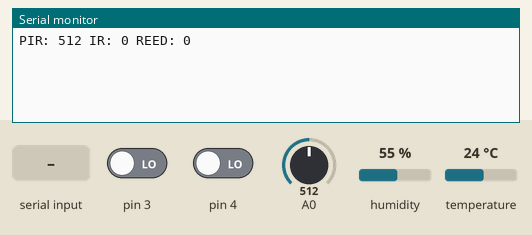
Recording of a sketch running on a simulated Arduino Uno, built with avr-gcc and run on an emulated ATmega328P. Shown: the last lines printed to the serial monitor. Inputs (shaded band) come from the test bench; at power-on: A0 = 512, pin 3 LOW, pin 4 LOW, humidity 55 %, temperature 24 °C.

Above: at 1.2 s.
1.3 s: "1\n" received over Serial
At 1.9 s:
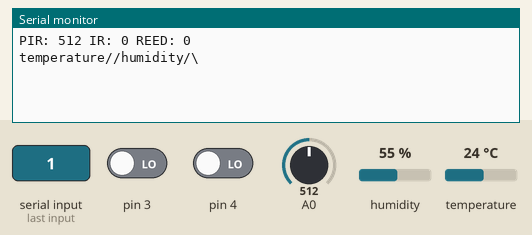
2.8 s: A0 set to 716
At 3.8 s:
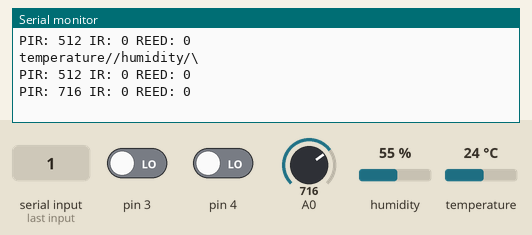
4.3 s: pin 3 driven HIGH
At 5.5 s:
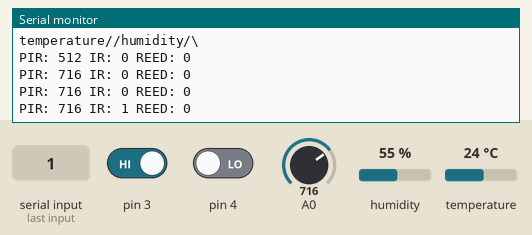
5.8 s: pin 4 driven HIGH
At 6.3 s:
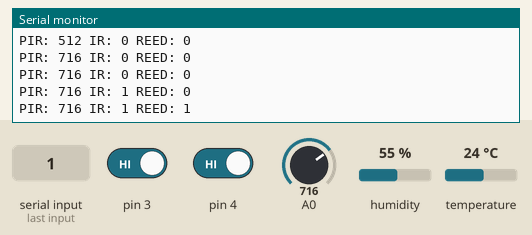
7.3 s: A0 set to 900
At 8.6 s:
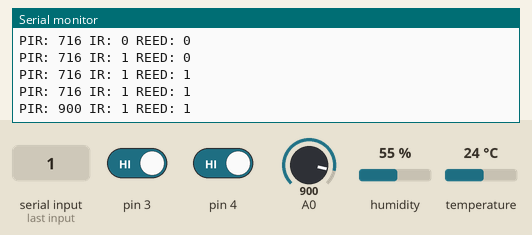
8.8 s: pin 3 driven LOW
At 9.8 s:
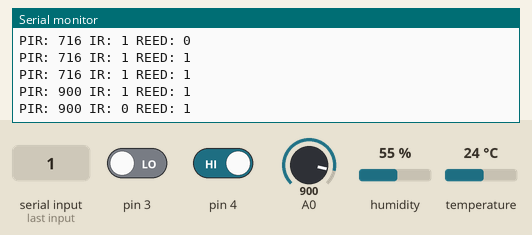
Timing chart, 0 to 11.3 s (numbered marks = the images above; inputs shaded):
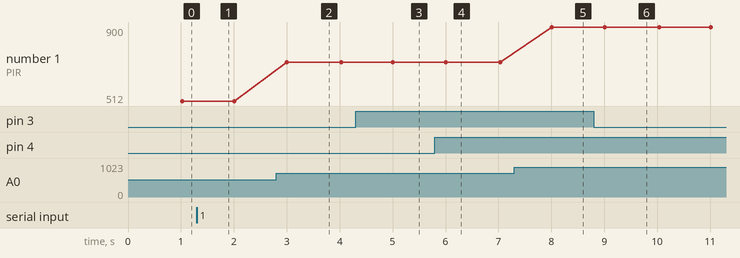

Measured:
- after the input at 1.3 s, the serial monitor: prints a new line at once (image 1)
- after the input at 2.8 s, the serial monitor: prints a new line after 0.20 s (image 2)
- after the input at 4.3 s, the serial monitor: prints a new line after 0.71 s (image 3)
- after the input at 5.8 s, the serial monitor: prints a new line after 0.21 s (image 4)
- after the input at 7.3 s, the serial monitor: prints a new line after 0.71 s (image 5)
- after the input at 8.8 s, the serial monitor: prints a new line after 0.21 s (image 6)
- plotted number 1: 512 → 716 after the input at 2.8 s, 716 → 900 after the input at 7.3 s

The sketch:

HomeNode_Sensors1wPIR.ino
```cpp
//The following is an arbitrary number of data points
#define DATAPOINTS 5
//The following is the number of iterations before we wipe the data
#define DAILYITERATIONS 10
//the following is the tolerance to change before the temperature/humidity is updated
#define TOLERANCE 0
//We will enter each datapoint into an array, and for the sake of demonstration,

#include "DHT.h"

#define DHTPIN 2
#define DHTTYPE DHT11

DHT dht(DHTPIN, DHTTYPE);

float storage[DATAPOINTS];
float humidityStorage[DATAPOINTS];
float humidityCounter = 0;
float counter = 0;
float pastAverages[DAILYITERATIONS] = {0};
float humidityPastAverage[DAILYITERATIONS] = {0};
int counter2 = 0;

float timer = 0;

float activeData[2];
float pastActiveData[] = {0,0};

char address = '1';

void setup() {
  Serial.begin(9600);
  randomSeed(analogRead(0));
  timer = millis();
  dht.begin();

  pinMode(3, INPUT);
  pinMode(4, INPUT);
}

float readDHT_Temperature(){
  float data = dht.readTemperature();
  return data;
}

float readDHT_Humidity(){
  float data = dht.readHumidity();
  return data;
}

float convertData(float data){
  return (float)map(data, 1023, 0, 0, 100);
}
int i = 0;
void loop() {

  // Check if it's time to read another datapoint
  // It takes about 250 ms to read the sensor, but the data can be up to
  // 2 seconds old accord to sensor specifications
  if(millis() - timer > 1000){
    timer = millis();
    storage[i] = readDHT_Temperature();
    humidityStorage[i] = readDHT_Humidity();
    counter += storage[i];
    humidityCounter += humidityStorage[i];
    i++;
    Serial.print("PIR: ");
    Serial.print(analogRead(A0));
    Serial.print(" IR: ");
    Serial.print(digitalRead(3));
    Serial.print(" REED: ");
    Serial.print(digitalRead(4));
    Serial.print("\n");
  }

  // Check if we have enough datapoints to make an average calculation
  if(i >= DATAPOINTS){
    i = 0;
    float average = counter / DATAPOINTS;
    float humidityAverage = humidityCounter / DATAPOINTS;
    //Serial.println("AVERAGE:");
    //Serial.println(average);
    pastAverages[counter2] = average;
    humidityPastAverage[counter2] = humidityAverage;
    if(counter2<DATAPOINTS){
      counter2 += 1;
    }

    //Serial.println(counter2);
    counter = 0;
    humidityCounter = 0;
  }


  int flag = 0;
  int humidityFlag = 0;
  if (counter2 >= DATAPOINTS){
    for (int j = 1; j < 3; j++){
      if (abs(pastAverages[DATAPOINTS-1] - pastAverages[DATAPOINTS-1- j]) >= TOLERANCE){
          flag = 1;
      }
      if (abs(humidityPastAverage[DATAPOINTS-1] - humidityPastAverage[DATAPOINTS-1- j]) >= TOLERANCE){
          humidityFlag = 1;
      }
    }
    if (flag == 1){
      //Serial.println("Temperature: ");
      //Serial.println(pastAverages[counter2]);
      activeData[0] = pastAverages[DATAPOINTS-1];
    }
    /*for(int k = 0; k < DATAPOINTS; k++){
      Serial.print(k);
      Serial.print(" ");
      Serial.print(pastAverages[k]);
      Serial.print(" ");
    }
    Serial.print("\n");*/
    if (humidityFlag == 1){
      //Serial.println("Temperature: ");
      //Serial.println(pastAverages[counter2]);
      activeData[1] = humidityPastAverage[DATAPOINTS-1];
    }
    counter2 =0;
  }
  if(Serial.available()){
    char c = Serial.read();
    if(c == address){
      Serial.print("temperature/");
      if(pastActiveData[0] != activeData[0]){
          Serial.print(activeData[0]);
      }
      Serial.print("/humidity/");
      if(pastActiveData[1] != activeData[1]){
          Serial.print(activeData[1]);
      }
      Serial.print("\\\n\r");
      pastActiveData[0] = activeData[0];
      pastActiveData[1] = activeData[1];
    }
  }
}
```

distribution.c
```cpp

```

plant.ino
```cpp

```
